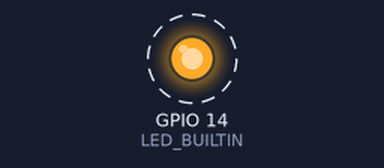
The sketch below on a simulated ESP32. Shown: output pins drawn as LEDs (lit = HIGH). Dashed ring = blinking.

Above: at 0.05 s.
Timing chart, 0 to 3.0 s (numbered marks = the images above):
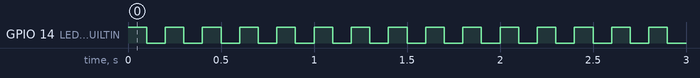

The sketch:

blinking.ino
```cpp
/* blinking LED for various boards
   Budi Rahardjo @rahard
*/

/* for WeMOS do not define LED_BUILTIN. comment the line */
/* for AI Thinker ESP32 it's 33 */
#define LED_BUILTIN 14

void setup() {
  pinMode(LED_BUILTIN, OUTPUT);
}

void loop() {
  digitalWrite(LED_BUILTIN, HIGH);
  delay(100);
  digitalWrite(LED_BUILTIN, LOW);
  delay(100);
}
```

Measured:
- by itself, GPIO 14 (LED_BUILTIN): alternates HIGH for 0.10 s and LOW for 0.10 s
